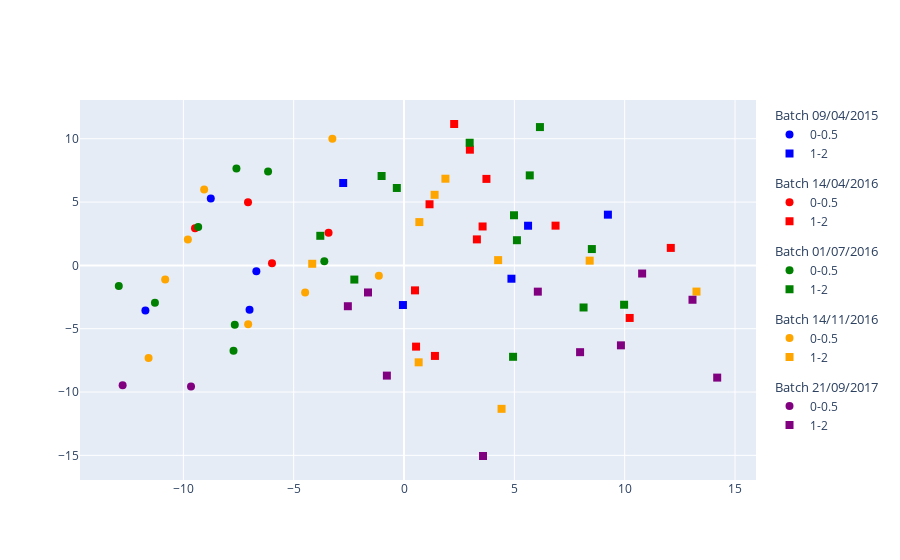

Notebook cell for this chart:
### Markdown cell above
To reconstruct the dataset we use `abaco.ABaCo.abaco_recon()`. The reconstruction can be done with or without (recommended) Monte Carlo reconstruction setup.

### Code cell
from abaco.ABaCo import abaco_recon

# Reconstruct the dataset using the trained ABaCo model
corrected_dataset = abaco_recon(
    model=abaco_model,
    device=device,
    data=df_ad,
    dataloader=dataloader,
    sample_label=id_col,
    batch_label=batch_col,
    bio_label=bio_col,
    seed=42,
    monte_carlo=1, # without Monte Carlo reconstruction
)

# Plot the PCoA of the reconstructed dataset
plotPCoA(
    data = corrected_dataset, 
    sample_label=id_col, 
    batch_label=batch_col, 
    experiment_label=bio_col
)

### Figure 1 — Plotly figure (JSON) as saved in the notebook; plotly's stock layout.template omitted (floating-point values rounded to 4 significant figures)
{"data": [{"legendgroup": "09/04/2015", "legendgrouptitle": {"text": "Batch 09/04/2015"}, "marker": {"color": ["blue", "blue", "blue", "blue"], "size": 8, "symbol": ["circle", "circle", "circle", "circle"]}, "mode": "markers", "name": "0-0.5", "type": "scatter", "x": [-11.72, -8.757, -6.693, -7.001], "y": [-3.569, 5.287, -0.4557, -3.497]}, {"legendgroup": "09/04/2015", "legendgrouptitle": {"text": "Batch 09/04/2015"}, "marker": {"color": ["blue", "blue", "blue", "blue", "blue"], "size": 8, "symbol": ["square", "square", "square", "square", "square"]}, "mode": "markers", "name": "1-2", "type": "scatter", "x": [-2.758, 9.239, 4.868, -0.04961, 5.621], "y": [6.506, 4.005, -1.052, -3.131, 3.131]}, {"legendgroup": "14/04/2016", "legendgrouptitle": {"text": "Batch 14/04/2016"}, "marker": {"color": ["red", "red", "red", "red"], "size": 8, "symbol": ["circle", "circle", "circle", "circle"]}, "mode": "markers", "name": "0-0.5", "type": "scatter", "x": [-9.473, -5.984, -7.071, -3.42], "y": [2.938, 0.1751, 4.977, 2.573]}, {"legendgroup": "14/04/2016", "legendgrouptitle": {"text": "Batch 14/04/2016"}, "marker": {"color": ["red", "red", "red", "red", "red", "red", "red", "red", "red", "red", "red", "red"], "size": 8, "symbol": ["square", "square", "square", "square", "square", "square", "square", "square", "square", "square", "square", "square"]}, "mode": "markers", "name": "1-2", "type": "scatter", "x": [2.273, 1.156, 3.561, 3.302, 6.867, 10.23, 3.734, 0.5458, 12.09, 2.984, 0.4982, 1.401], "y": [11.16, 4.825, 3.072, 2.052, 3.137, -4.151, 6.829, -6.416, 1.38, 9.136, -1.973, -7.15]}, {"legendgroup": "01/07/2016", "legendgrouptitle": {"text": "Batch 01/07/2016"}, "marker": {"color": ["green", "green", "green", "green", "green", "green", "green", "green"], "size": 8, "symbol": ["circle", "circle", "circle", "circle", "circle", "circle", "circle", "circle"]}, "mode": "markers", "name": "0-0.5", "type": "scatter", "x": [-9.327, -6.161, -12.93, -7.67, -7.595, -11.29, -7.727, -3.613], "y": [3.03, 7.42, -1.626, -4.696, 7.644, -2.943, -6.741, 0.3269]}, {"legendgroup": "01/07/2016", "legendgrouptitle": {"text": "Batch 01/07/2016"}, "marker": {"color": ["green", "green", "green", "green", "green", "green", "green", "green", "green", "green", "green", "green", "green"], "size": 8, "symbol": ["square", "square", "square", "square", "square", "square", "square", "square", "square", "square", "square", "square", "square"]}, "mode": "markers", "name": "1-2", "type": "scatter", "x": [-2.252, -3.795, 6.159, 8.512, -0.3263, 5.698, 5.117, 4.941, -1.017, 8.136, 9.973, 2.975, 4.983], "y": [-1.12, 2.336, 10.92, 1.289, 6.113, 7.106, 1.988, -7.219, 7.059, -3.325, -3.107, 9.686, 3.957]}, {"legendgroup": "14/11/2016", "legendgrouptitle": {"text": "Batch 14/11/2016"}, "marker": {"color": ["orange", "orange", "orange", "orange", "orange", "orange", "orange", "orange"], "size": 8, "symbol": ["circle", "circle", "circle", "circle", "circle", "circle", "circle", "circle"]}, "mode": "markers", "name": "0-0.5", "type": "scatter", "x": [-9.058, -10.82, -11.58, -3.248, -7.064, -9.796, -4.481, -1.141], "y": [6.001, -1.107, -7.307, 9.991, -4.653, 2.048, -2.133, -0.8242]}, {"legendgroup": "14/11/2016", "legendgrouptitle": {"text": "Batch 14/11/2016"}, "marker": {"color": ["orange", "orange", "orange", "orange", "orange", "orange", "orange", "orange", "orange"], "size": 8, "symbol": ["square", "square", "square", "square", "square", "square", "square", "square", "square"]}, "mode": "markers", "name": "1-2", "type": "scatter", "x": [-4.161, 1.876, 4.42, 1.386, 0.6935, 0.6633, 4.264, 13.25, 8.413], "y": [0.1263, 6.845, -11.33, 5.573, 3.418, -7.654, 0.4164, -2.068, 0.375]}, {"legendgroup": "21/09/2017", "legendgrouptitle": {"text": "Batch 21/09/2017"}, "marker": {"color": ["purple", "purple"], "size": 8, "symbol": ["circle", "circle"]}, "mode": "markers", "name": "0-0.5", "type": "scatter", "x": [-12.75, -9.654], "y": [-9.47, -9.563]}, {"legendgroup": "21/09/2017", "legendgrouptitle": {"text": "Batch 21/09/2017"}, "marker": {"color": ["purple", "purple", "purple", "purple", "purple", "purple", "purple", "purple", "purple", "purple"], "size": 8, "symbol": ["square", "square", "square", "square", "square", "square", "square", "square", "square", "square"]}, "mode": "markers", "name": "1-2", "type": "scatter", "x": [-2.546, -1.633, 3.58, -0.7776, 9.829, 10.79, 13.07, 7.978, 6.063, 14.19], "y": [-3.225, -2.138, -15.05, -8.704, -6.314, -0.6423, -2.714, -6.854, -2.074, -8.861]}], "layout": {}}
